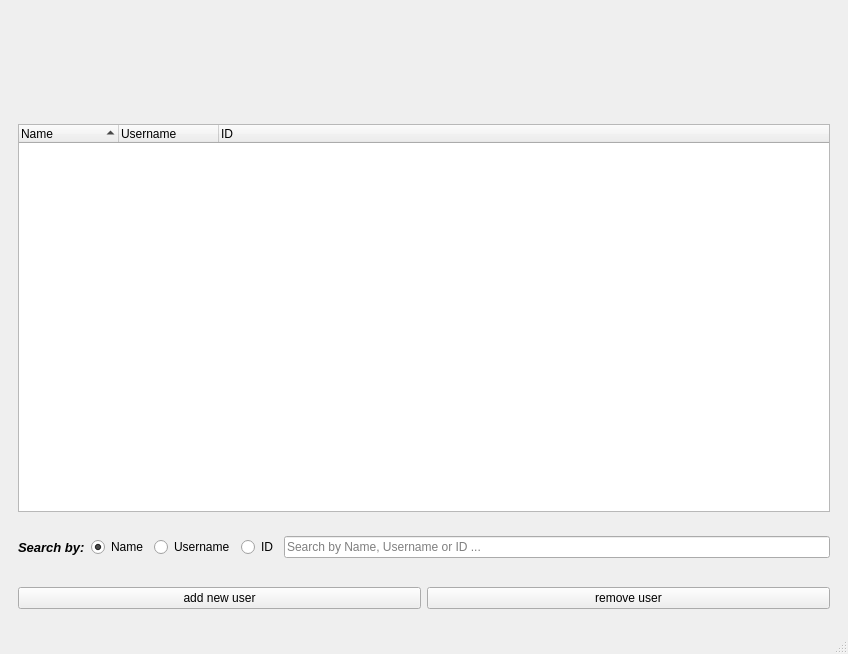
<?xml version="1.0" encoding="UTF-8"?>
<ui version="4.0">
 <class>allServerUsers</class>
 <widget class="QMainWindow" name="allServerUsers">
  <property name="geometry">
   <rect>
    <x>0</x>
    <y>0</y>
    <width>848</width>
    <height>654</height>
   </rect>
  </property>
  <property name="windowTitle">
   <string>MainWindow</string>
  </property>
  <widget class="QWidget" name="centralwidget">
   <layout class="QVBoxLayout" name="verticalLayout">
    <item>
     <widget class="QWidget" name="widget_3" native="true">
      <property name="minimumSize">
       <size>
        <width>0</width>
        <height>100</height>
       </size>
      </property>
     </widget>
    </item>
    <item>
     <widget class="QWidget" name="widget" native="true">
      <layout class="QVBoxLayout" name="verticalLayout_2">
       <item>
        <widget class="QTreeWidget" name="all_persons_tree">
         <property name="sortingEnabled">
          <bool>true</bool>
         </property>
         <attribute name="headerShowSortIndicator" stdset="0">
          <bool>true</bool>
         </attribute>
         <column>
          <property name="text">
           <string>Name</string>
          </property>
         </column>
         <column>
          <property name="text">
           <string>Username</string>
          </property>
         </column>
         <column>
          <property name="text">
           <string>ID</string>
          </property>
         </column>
        </widget>
       </item>
      </layout>
     </widget>
    </item>
    <item>
     <widget class="QWidget" name="widget_4" native="true">
      <layout class="QHBoxLayout" name="horizontalLayout_3">
       <item>
        <widget class="QLabel" name="label">
         <property name="font">
          <font>
           <pointsize>10</pointsize>
           <italic>true</italic>
           <bold>true</bold>
          </font>
         </property>
         <property name="text">
          <string>Search by:</string>
         </property>
        </widget>
       </item>
       <item>
        <widget class="QRadioButton" name="search_by_name_radio">
         <property name="text">
          <string>Name</string>
         </property>
         <property name="checked">
          <bool>true</bool>
         </property>
        </widget>
       </item>
       <item>
        <widget class="QRadioButton" name="search_by_username_radio">
         <property name="text">
          <string>Username</string>
         </property>
         <property name="checked">
          <bool>false</bool>
         </property>
        </widget>
       </item>
       <item>
        <widget class="QRadioButton" name="search_by_ID_radio">
         <property name="text">
          <string>ID</string>
         </property>
        </widget>
       </item>
       <item>
        <widget class="QLineEdit" name="all_users_search_line_edit">
         <property name="placeholderText">
          <string>Search by Name, Username or ID ...</string>
         </property>
        </widget>
       </item>
      </layout>
     </widget>
    </item>
    <item>
     <widget class="QWidget" name="widget_2" native="true">
      <property name="minimumSize">
       <size>
        <width>0</width>
        <height>50</height>
       </size>
      </property>
      <property name="maximumSize">
       <size>
        <width>16777215</width>
        <height>50</height>
       </size>
      </property>
      <layout class="QHBoxLayout" name="horizontalLayout">
       <item>
        <widget class="QPushButton" name="all_users_add_user_BTN">
         <property name="text">
          <string>add new user</string>
         </property>
        </widget>
       </item>
       <item>
        <widget class="QPushButton" name="all_users_remove_user_BTN">
         <property name="text">
          <string>remove user</string>
         </property>
        </widget>
       </item>
      </layout>
     </widget>
    </item>
   </layout>
  </widget>
  <widget class="QMenuBar" name="menubar">
   <property name="geometry">
    <rect>
     <x>0</x>
     <y>0</y>
     <width>848</width>
     <height>25</height>
    </rect>
   </property>
  </widget>
  <widget class="QStatusBar" name="statusbar"/>
 </widget>
 <resources/>
 <connections/>
</ui>
